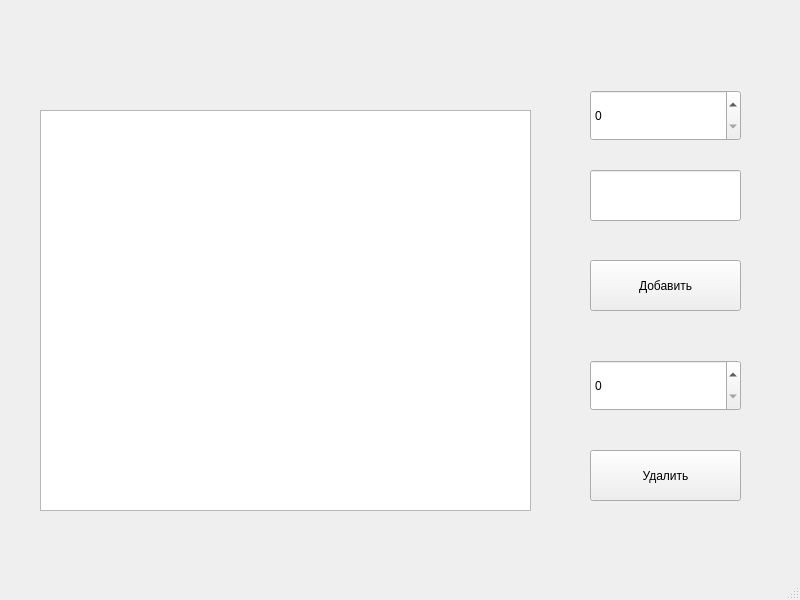
<?xml version="1.0" encoding="UTF-8"?>
<ui version="4.0">
 <class>MainWindow</class>
 <widget class="QMainWindow" name="MainWindow">
  <property name="geometry">
   <rect>
    <x>0</x>
    <y>0</y>
    <width>800</width>
    <height>600</height>
   </rect>
  </property>
  <property name="windowTitle">
   <string>MainWindow</string>
  </property>
  <widget class="QWidget" name="centralwidget">
   <widget class="QLineEdit" name="addEdit">
    <property name="geometry">
     <rect>
      <x>590</x>
      <y>170</y>
      <width>151</width>
      <height>51</height>
     </rect>
    </property>
   </widget>
   <widget class="QSpinBox" name="delBox">
    <property name="geometry">
     <rect>
      <x>590</x>
      <y>360</y>
      <width>151</width>
      <height>51</height>
     </rect>
    </property>
    <property name="maximum">
     <number>99999</number>
    </property>
   </widget>
   <widget class="QPushButton" name="delButton">
    <property name="geometry">
     <rect>
      <x>590</x>
      <y>450</y>
      <width>151</width>
      <height>51</height>
     </rect>
    </property>
    <property name="text">
     <string>Удалить</string>
    </property>
   </widget>
   <widget class="QPushButton" name="addButton">
    <property name="geometry">
     <rect>
      <x>590</x>
      <y>260</y>
      <width>151</width>
      <height>51</height>
     </rect>
    </property>
    <property name="text">
     <string>Добавить</string>
    </property>
   </widget>
   <widget class="QSpinBox" name="addBox">
    <property name="geometry">
     <rect>
      <x>590</x>
      <y>90</y>
      <width>151</width>
      <height>51</height>
     </rect>
    </property>
    <property name="maximum">
     <number>99999</number>
    </property>
   </widget>
   <widget class="MapView" name="table">
    <property name="geometry">
     <rect>
      <x>40</x>
      <y>110</y>
      <width>491</width>
      <height>401</height>
     </rect>
    </property>
   </widget>
  </widget>
  <widget class="QMenuBar" name="menubar">
   <property name="geometry">
    <rect>
     <x>0</x>
     <y>0</y>
     <width>800</width>
     <height>22</height>
    </rect>
   </property>
  </widget>
  <widget class="QStatusBar" name="statusbar"/>
 </widget>
 <customwidgets>
  <customwidget>
   <class>MapView</class>
   <extends>QTextEdit</extends>
   <header>mapview.h</header>
  </customwidget>
 </customwidgets>
 <resources/>
 <connections/>
</ui>
